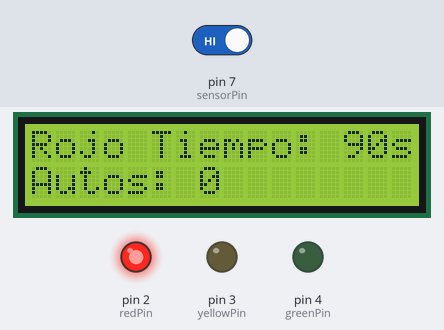
The sketch below on a simulated Arduino Uno, built with avr-gcc and run on an emulated ATmega328P. On the bench: 16×2 character LCD, output pins drawn as LEDs (lit = HIGH). The test bench sets the inputs (shaded band); at power-on: pin 7 (sensorPin) HIGH.

Above: at 0.2 s.
At 9.4 s:
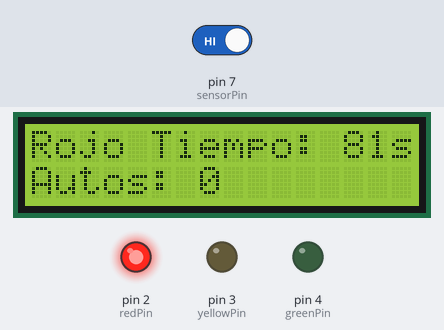
At 18.6 s:
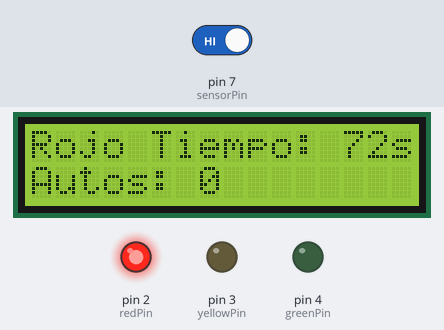
At 38.0 s:
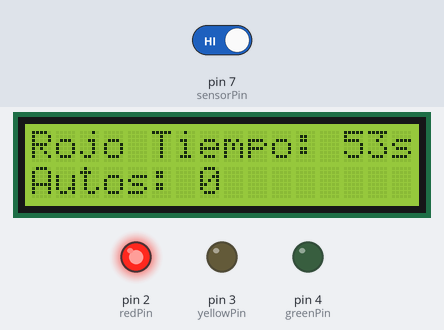
Timing chart, 0 to 39.5 s (numbered marks = the images above):
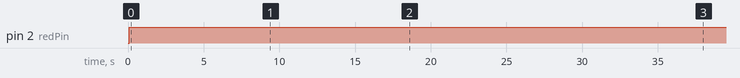

The sketch:

semaforo_sensor_copy_20241001132744.ino
```cpp
#include <Wire.h>
#include <LiquidCrystal_I2C.h>

LiquidCrystal_I2C lcd(0x27, 16, 2); // Inicializa el LCD

// Pines para los LEDs
const int redPin = 2;
const int yellowPin = 3;
const int greenPin = 4;

// Duraciones de los colores en segundos
const int redDuration =90;
const int yellowDuration = 3;
const int greenDuration = 62;

// Pin del sensor infrarrojo
const int sensorPin = 7;  // Pin donde se conecta el FC-51
int autoCount = 0;        // Contador de autos
bool lastState = LOW;     // Estado anterior del sensor

void setup() {
  lcd.begin(16, 2);       // Inicia el LCD
  lcd.backlight();        // Activa la luz de fondo del LCD

  pinMode(redPin, OUTPUT);
  pinMode(yellowPin, OUTPUT);
  pinMode(greenPin, OUTPUT);

  pinMode(sensorPin, INPUT);  // Configura el pin del sensor como entrada

  lastState = digitalRead(sensorPin);  // Inicializa lastState con el estado actual del sensor

  lcd.clear();
  lcd.setCursor(0, 0);
  lcd.print("Autos: 0");   // Muestra el contador inicial de autos
}

void loop() {
  // Semáforo rojo
  digitalWrite(redPin, HIGH);
  lcd.clear();
  countdown(redDuration, "Rojo");

  // Semáforo verde
  digitalWrite(redPin, LOW);
  digitalWrite(greenPin, HIGH);
  lcd.clear();
  countdown(greenDuration, "Verde");

  // Semáforo amarillo
  digitalWrite(greenPin, LOW);
  digitalWrite(yellowPin, HIGH);
  lcd.clear();
  countdown(yellowDuration, "Amarillo");

  digitalWrite(yellowPin, LOW); // Apagar amarillo

  // Llamada para detectar autos en cada iteración
  detectAutos();
}

// Función de cuenta regresiva para el semáforo
void countdown(int duration, const char* color) {
  for (int i = duration; i > 0; i--) {
    lcd.setCursor(0, 0);
    lcd.print(color);   // Muestra el color actual del semáforo
    lcd.print(" Tiempo: ");
    lcd.print(i);
    lcd.print("s");
    lcd.setCursor(0, 1);
    lcd.print("Autos: ");
    lcd.print(autoCount);   // Muestra el contador de autos
    delay(1000); // Espera un segundo

    // Llama a la función de detección de autos dentro del loop
    detectAutos();
  }
}

// Función para detectar autos con el sensor infrarrojo
void detectAutos() {
  int currentState = digitalRead(sensorPin);  // Lee el estado actual del sensor

  // Solo contar si el estado anterior era LOW y el actual es HIGH
  if (lastState == LOW && currentState == HIGH) {
    autoCount++; // Incrementa el contador de autos
    delay(200);  // Espera un poco para evitar rebotes
  }

  lastState = currentState;  // Actualiza el estado anterior
}
```

Measured:
- by itself, pin 2 (redPin): LOW → HIGH at 0.08 s
- what the display in image 1 shows lasts 1.0 s, from 9.3 s to 10.3 s
